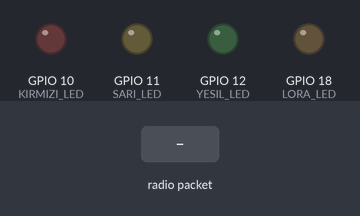
Recording of a sketch running on a simulated ESP32-S3. Shown: output pins drawn as LEDs (lit = HIGH). The inputs (shaded band) are chosen by the test bench. WiFi joins after 1.5 s; servers stay silent unless stated; no radio packets arrive unless stated; what the sketch prints to the serial monitor is not drawn.

Above: at 0.1 s.
At 2.7 s:
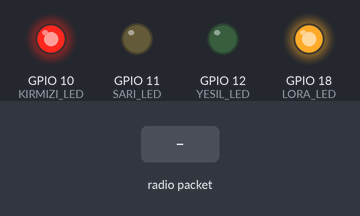
2.8 s: radio packet "1" arrives
At 8.0 s:
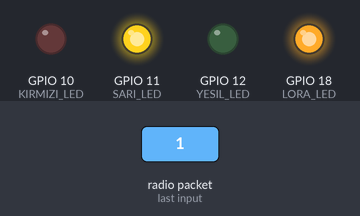
Timing chart, 0 to 16.0 s (numbered marks = the images above; inputs shaded):
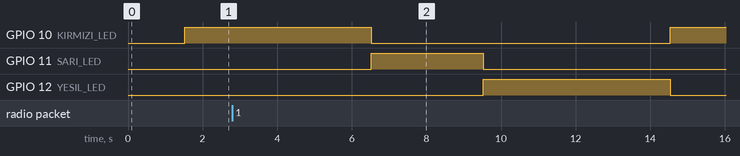

The sketch:

GpsAliciLora.ino
```cpp
#include <Arduino.h>
#include "psram.h"
#include "wifi_baglanti.h"
#include "lora_gps_yon_alici.h"
#include "trafik_isiklari_kontrol.h"


#define LORA_LED 18

void setup() {
  Serial.begin(115200);
  kontrolEtPSRAM();
  baglanWiFi();


  pinMode(LORA_LED, OUTPUT);

  lora_gps_yon_alici_baslat();
  LoRa.setTxPower(20);
  digitalWrite(LORA_LED, lora_durum ? HIGH : LOW);
  trafik_isik_baslat();
}

void loop() {

 lora_verisini_kontrol_et();
 trafik_isik_guncelle();
  delay(500);
}
```

lora_gps_yon_alici.h
```cpp
#ifndef LORA_GPS_YON_ALICI_H
#define LORA_GPS_YON_ALICI_H

#include <SPI.h>
#include <LoRa.h>
#include <ArduinoJson.h>
#include <TinyGPSPlus.h>

// LoRa pinleri
#define LORA_SCK 6
#define LORA_MISO 4
#define LORA_MOSI 5
#define LORA_CS 7
#define LORA_RST 15
#define LORA_DIO0 16

// 📍 Trafik lambasının sabit konumu
#define TRAFIK_LAT 38.604800
#define TRAFIK_LON 27.086900

const char* AUTH_KEY = "Y3p97zXq!";
bool lora_durum = false;

extern bool ambulans_yakinda;
extern unsigned long son_ambulans_gorulme;

// Ambulans kimliği kontrolü
bool ambulans_tanimli(const char* gelen_id) {
  const char* izinli_ambulanslar[] = { "35ABC35", "34XYZ99" };
  for (int i = 0; i < sizeof(izinli_ambulanslar) / sizeof(izinli_ambulanslar[0]); i++) {
    if (strcmp(gelen_id, izinli_ambulanslar[i]) == 0) return true;
  }
  return false;
}

void lora_gps_yon_alici_baslat() {
  SPI.begin(LORA_SCK, LORA_MISO, LORA_MOSI, LORA_CS);
  LoRa.setPins(LORA_CS, LORA_RST, LORA_DIO0);

  if (!LoRa.begin(433E6)) {
    Serial.println("❌ LoRa başlatılamadı!");
    lora_durum = false;
  } else {
    LoRa.setSpreadingFactor(12);
    LoRa.setSignalBandwidth(125E3);
    LoRa.setCodingRate4(5);
    Serial.println("✅ LoRa alıcı başlatıldı.");
    lora_durum = true;
  }
}

void lora_verisini_kontrol_et() {
  if (!lora_durum) return;

  int paketBoyutu = LoRa.parsePacket();
  if (paketBoyutu > 0) {
    String gelenVeri = "";
    while (LoRa.available()) {
      gelenVeri += (char)LoRa.read();
    }

    Serial.println("📩 Alınan Veri: " + gelenVeri);

    StaticJsonDocument<256> doc;
    DeserializationError hata = deserializeJson(doc, gelenVeri);

    if (hata) {
      Serial.print("⚠️ JSON Hatası: ");
      Serial.println(hata.c_str());
      return;
    }

    const char* gelenAuth = doc["auth"];
    if (strcmp(gelenAuth, AUTH_KEY) != 0) {
      Serial.println("⛔ Yetkisiz paket! Reddedildi.");
      return;
    }

    const char* gelen_id = doc["id"];
    float heading = doc["heading"];
    float lat = doc["lat"];
    float lon = doc["lon"];
    float hiz = doc["hiz"];

    // 📝 Gelen veriyi HER ZAMAN göster
    Serial.println("🚑 Ambulans ID: " + String(gelen_id));
    Serial.print("Yön: ");
    Serial.print(heading);
    Serial.println("°");
    Serial.print("Konum: ");
    Serial.print(lat, 6);
    Serial.print(", ");
    Serial.println(lon, 6);
    Serial.print("Hız: ");
    Serial.print(hiz);
    Serial.println(" km/h");
    Serial.println("---------------------");

    // ✅ Işık müdahale kontrolü burada
    if (ambulans_tanimli(gelen_id)) {
      float mesafe = TinyGPSPlus::distanceBetween(lat, lon, TRAFIK_LAT, TRAFIK_LON);
      Serial.print("📏 Mesafe: ");
      Serial.print(mesafe);
      Serial.println(" m");

      if (mesafe < 1000) {
        ambulans_yakinda = true;
        son_ambulans_gorulme = millis();
        Serial.println("✅ Ambulans Etki Alanında! YEŞİL Zorla Açıldı.");
      }
    }
  }
}

#endif
```

psram.h
```cpp
#ifndef PSRAM_H
#define PSRAM_H

#include <Arduino.h>

void kontrolEtPSRAM() {
  if (psramFound()) {
    Serial.println("PSRAM Var");
    Serial.print("Toplam PSRAM: ");
    Serial.print(ESP.getPsramSize() / 1024);
    Serial.print(" KB 📦 Flash: ");
    Serial.print(ESP.getFlashChipSize() / 1024 / 1024);
    Serial.println(" MB");

    Serial.print("⚡ Flash Hızı: ");
    Serial.print(ESP.getFlashChipSpeed() / 1000000);
    Serial.println(" MHz");

    Serial.print("📁 Flash Modu: ");
    Serial.println(ESP.getFlashChipMode());
  } else {
    Serial.println("PSRAM Yok");
  }
}

#endif
```

trafik_isiklari_kontrol.h
```cpp
#ifndef TRAFIK_ISIKLARI_KONTROL_H
#define TRAFIK_ISIKLARI_KONTROL_H

#define YESIL_LED   12
#define KIRMIZI_LED 10
#define SARI_LED    11

bool ambulans_yakinda = false;
unsigned long son_ambulans_gorulme = 0;

// Yeni: Trafik döngüsü için kontrol değişkenleri
enum IsikDurumu { KIRMIZI, SARI, YESIL };
IsikDurumu aktif_isik = KIRMIZI;
unsigned long isik_son_degisim = 0;

void trafik_isik_baslat() {
  pinMode(YESIL_LED, OUTPUT);
  pinMode(KIRMIZI_LED, OUTPUT);
  pinMode(SARI_LED, OUTPUT);
  aktif_isik = KIRMIZI;
  isik_son_degisim = millis();
  Serial.println("🚦 Başlangıçta: KIRMIZI yanıyor.");
}

void trafik_isik_guncelle() {
  if (ambulans_yakinda) {
    // Ambulans varsa yeşil sabit yansın
    digitalWrite(YESIL_LED, HIGH);
    digitalWrite(KIRMIZI_LED, LOW);
    digitalWrite(SARI_LED, LOW);
    Serial.println("🚑 Ambulans Yakında → YEŞİL sabit.");
    // Eğer 10 saniyedir ambulans görünmüyorsa normale dön
    if (millis() - son_ambulans_gorulme > 10000) {
      ambulans_yakinda = false;
      aktif_isik = KIRMIZI;
      isik_son_degisim = millis();
      Serial.println("✅ Ambulans Uzaklaştı → Normal döngüye dönüldü.");
    }
    return; // Döngü çalıştırılmasın
  }

  // 🚥 Normal döngü çalışıyor
  unsigned long suan = millis();

  switch (aktif_isik) {
    case KIRMIZI:
      if (suan - isik_son_degisim >= 5000) { // 5 sn sonra sarıya geç
        aktif_isik = SARI;
        isik_son_degisim = suan;
        Serial.println("🟡 KIRMIZI → SARI geçişi.");
      }
      break;
    case SARI:
      if (suan - isik_son_degisim >= 3000) { // 3 sn sonra yeşile geç
        aktif_isik = YESIL;
        isik_son_degisim = suan;
        Serial.println("🟢 SARI → YEŞİL geçişi.");
      }
      break;
    case YESIL:
      if (suan - isik_son_degisim >= 5000) { // 5 sn sonra kırmızıya geç
        aktif_isik = KIRMIZI;
        isik_son_degisim = suan;
        Serial.println("🔴 YEŞİL → KIRMIZI geçişi.");
      }
      break;
  }

  // LED çıkışlarını ayarla
  digitalWrite(YESIL_LED, aktif_isik == YESIL ? HIGH : LOW);
  digitalWrite(KIRMIZI_LED, aktif_isik == KIRMIZI ? HIGH : LOW);
  digitalWrite(SARI_LED, aktif_isik == SARI ? HIGH : LOW);
}

#endif
```

wifi_baglanti.h
```cpp
#ifndef WIFI_BAGLANTI_H
#define WIFI_BAGLANTI_H

#include <WiFi.h>

const char *ssid = "esp32";
const char *password = "asdfgh12";

void baglanWiFi() {
  WiFi.begin(ssid, password);
  WiFi.setSleep(false);
  Serial.println("WiFi'ye bağlanılıyor...");

  unsigned long baslangic = millis();
  while (WiFi.status() != WL_CONNECTED && millis() - baslangic < 10000) {
    delay(500);
    Serial.print(".");
  }

  if (WiFi.status() == WL_CONNECTED) {
    Serial.println("\\nWiFi bağlı!");
    Serial.print("IP Adresi: ");
    Serial.println(WiFi.localIP());
  } else {
    Serial.println("\\nWiFi bağlantısı başarısız, offline modda çalışılıyor.");
  }
}

#endif
```
